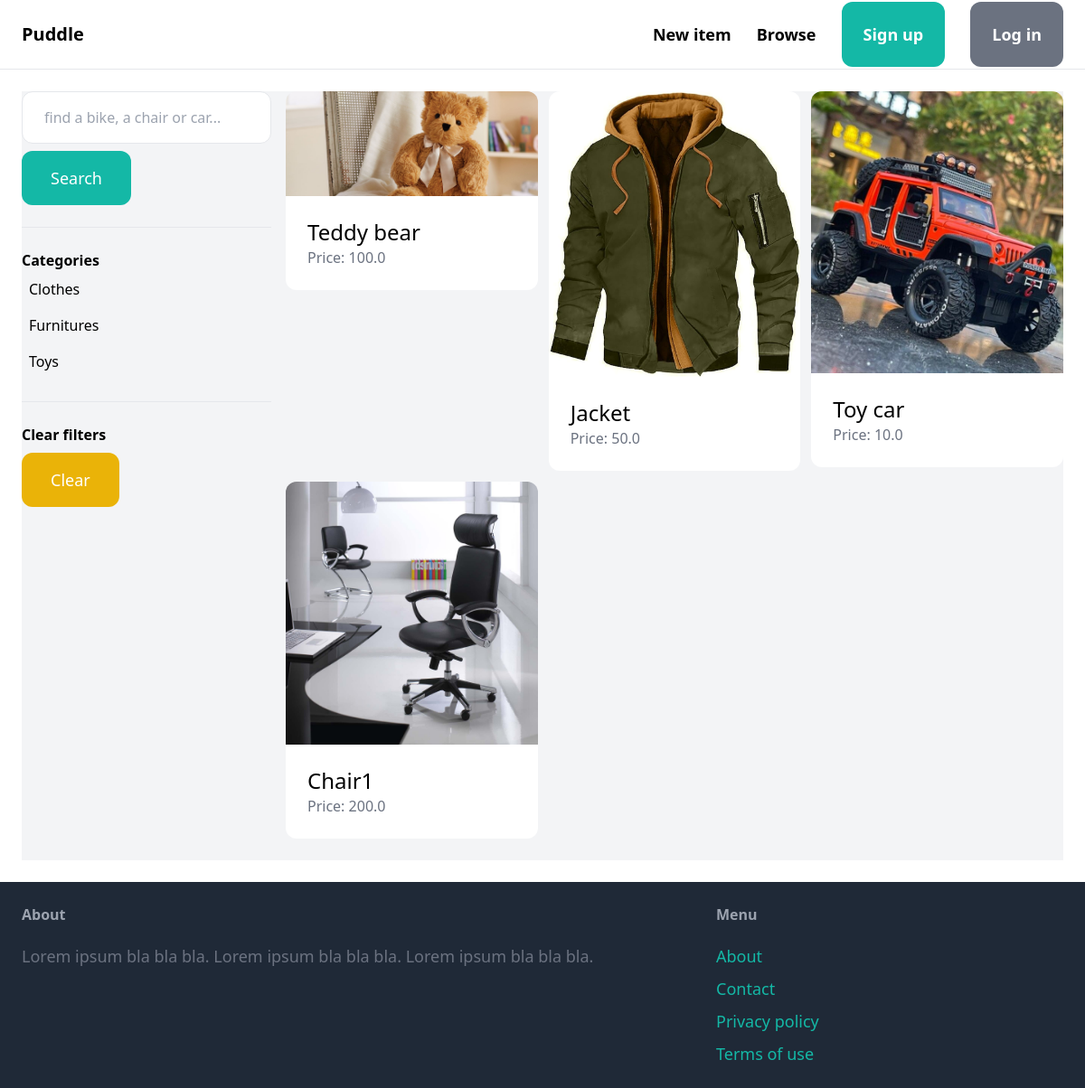
The app's page /items/ with its own data.
### item/models.py (models this page shows, shortened)
class Category(models.Model):
    name = models.CharField(max_length=255)
    class Meta:
        ordering = ('name',)
        verbose_name_plural = 'Categories'

class Item(models.Model):
    category = models.ForeignKey(Category, related_name='items',
                                 on_delete=models.CASCADE)
    name = models.CharField(max_length=255)
    description = models.TextField(blank=True, null=True)
    price = models.FloatField()
    image = models.ImageField(upload_to='item_images', blank=True, null=True)
    is_sold = models.BooleanField(default=False)
    created_by = models.ForeignKey(User, related_name='items',
                                   on_delete=models.CASCADE)
    created_at = models.DateTimeField(auto_now_add=True)

### item/views.py (the view)
# urls.py: path('', views.items, name='items'),
def items(request):
    query = request.GET.get('query', '')
    category_id = request.GET.get('category', 0)
    categories = Category.objects.all()
    items = Item.objects.filter(is_sold=False)
    if category_id:
        items = items.filter(category_id=category_id)
    if query:
        items = items.filter(Q(name__icontains=query)
                             | Q(description__icontains=query))
    return render(request, 'item/items.html', {
        'items': items,
        'query': query,
        'categories': categories,
        'category_id': int(category_id),
    })

### item/templates/item/items.html (shortened to what this page needs)
{% extends 'core/base.html' %}
{% block content %}
    <div class="pb-6 grid grid-cols-4 gap-4 bg-gray-100">
        <div class="col-span-1">
            <form method='get' action="{% url 'item:items' %}">
                <input name="query" class="w-full py-4 px-6 border rounded-xl" type="text" value="{{ query }}" placeholder="find a bike, a chair or car...">
                <button class="mt-2 py-4 px-8 text-lg bg-teal-500 text-white rounded-xl">Search</button>
            </form>
            <hr class="my-6">
            <p class="font-semibold">Categories</p>
            <ul>
                {% for category in categories %}
                    <li class="py-2 px-2 rounded-xl{% if category.id == category_id %} bg-gray-200{% endif %}">
                        <a href="{% url 'item:items' %}?query={{ query }}&category={{ category.id }}">{{ category.name }}</a>
                    </li>
                {% endfor %}
            </ul>
            <hr class="my-6">
            <p class="font-semibold">Clear filters</p>
            <ul>
                <li><a href="{% url 'item:items' %}" class="mt-2 py-4 px-8 inline-block bg-yellow-500 text-lg rounded-xl text-white">Clear</a>
        </div>
        <div class="col-span-3">
            <div class="grid grid-cols-3 gap-3">
                {% for item in items %}
                    <div>
                        <a href="{% url 'item:detail' item.id %}">
                            <div>
                                <img src="{{ item.image.url }}" class="rounded-t-xl">
                            </div>
                            <div class="p-6 bg-white rounded-b-xl">
                                <h2 class="text-2xl">{{ item.name }}</h2>
                                <p class="text-gray-500">Price: {{ item.price }}</p>
                            </div>
                        </a>
                    </div>
                {% endfor %}
            </div>
        </div>
    </div>
{% endblock %}

### records on screen
Category: name "Clothes"
Category: name "Furnitures"
Category: name "Toys"
Item: image (picture), name "Teddy bear", price "100.0"
Item: image (picture), name "Jacket", price "50.0"
Item: image (picture), name "Toy car", price "10.0"
Item: image (picture), name "Chair1", price "200.0"
